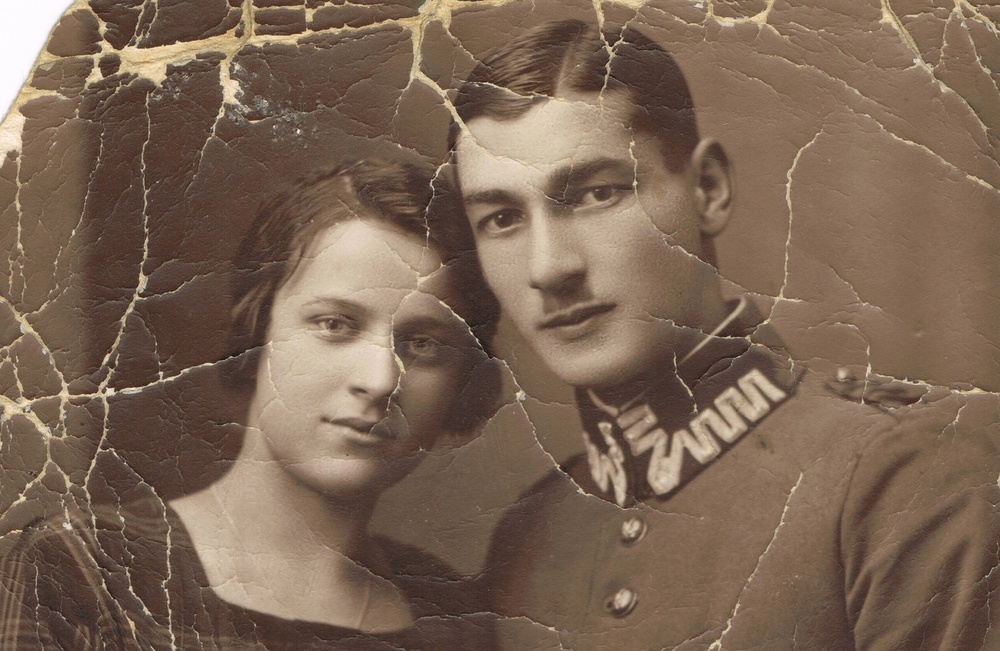
#> input picture src/in_progress/images/dm7.jpg, 1000 x 651 px, shrunk from 1280 x 833 before the run, found by its file name
$ jupyter execute image_processing_for_restoration_using_skimage.ipynb   (older library calls are emulated)
#> lines starting #> are read from the running program, lines starting #| are printed output that depends on the picture; after the words box and inside, x2 and y2 are one past the last pixel; in counts of white or black regions, pixels touching at a corner belong together
# Load all required libraries

[cell 1]
from skimage.filters import sobel, gaussian
from skimage import exposure
from skimage import restoration
from skimage import feature
from skimage.morphology import disk, binary_erosion, binary_dilation
from scipy.ndimage import binary_fill_holes
import cv2 as cv
import matplotlib.pyplot as plt
import numpy as np
import argparse
import glob

# Define any and all functions to be used down the line

[cell 2]
def plot_comparison(original, filtered, title_filtered):
    fig, (ax1, ax2) = plt.subplots(ncols=2, figsize=(10, 8), sharex=True, sharey=True)
    ax1.imshow(original, cmap=plt.cm.gray)
    ax1.set_title('original')
    ax1.axis('off')
    ax2.imshow(filtered, cmap=plt.cm.gray)
    ax2.set_title(title_filtered)
    ax2.axis('off')

[cell 3]
def auto_canny(image, sigma=0.33):
    # compute the median of the single channel pixel intensities
    v = np.median(image)

    # apply automatic Canny edge detection using the computed median
    lower = int(max(0, (1.0 - sigma) * v))
    upper = int(min(255, (1.0 + sigma) * v))
    print(lower,",",upper)
    edged = cv.Canny(image, lower, upper)

    # return the edged image
    return edged

# Load the test image

[cell 4]
img = plt.imread("/Users/rzende/Downloads/image-colorization/dm7.jpg")
#> img is the input picture: shape (651, 1000, 3); mean R, G, B 123.4, 101, 83.8

[cell 5]
img.shape
#> Out = (651, 1000, 3)

This is a color image (3 layers), going forward we will use only the grayscale slice for evaluating the effect of modifications on it

# Try the sobel filter for edge detection

[cell 6]
img_sobel = sobel(img[:,:,0], )
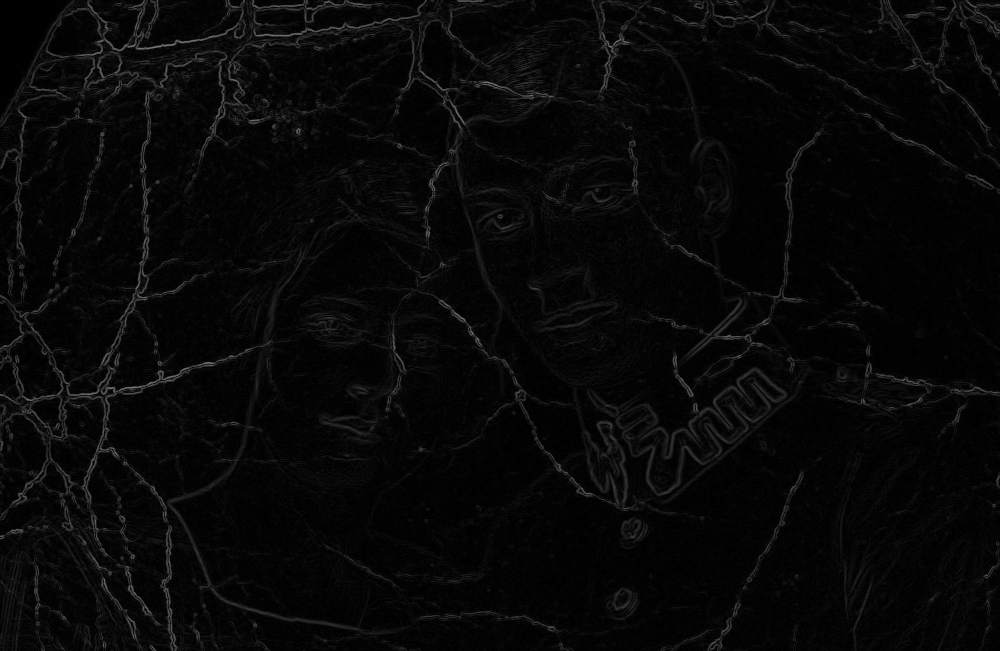
#> img_sobel: shape (651, 1000) float64; min 0, max 0.517, mean 0.0313
plot_comparison(img[:,:,0], img_sobel, "Result of Sobel filter")
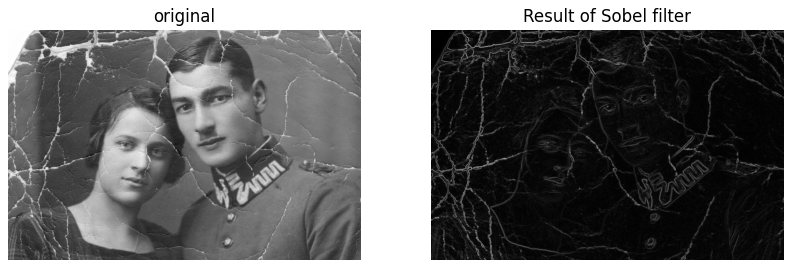
#> figure drawn by matplotlib, 2 panels

# Try the gaussian filter for smoothing

[cell 7]
img_smooth = gaussian(img[:,:,0])
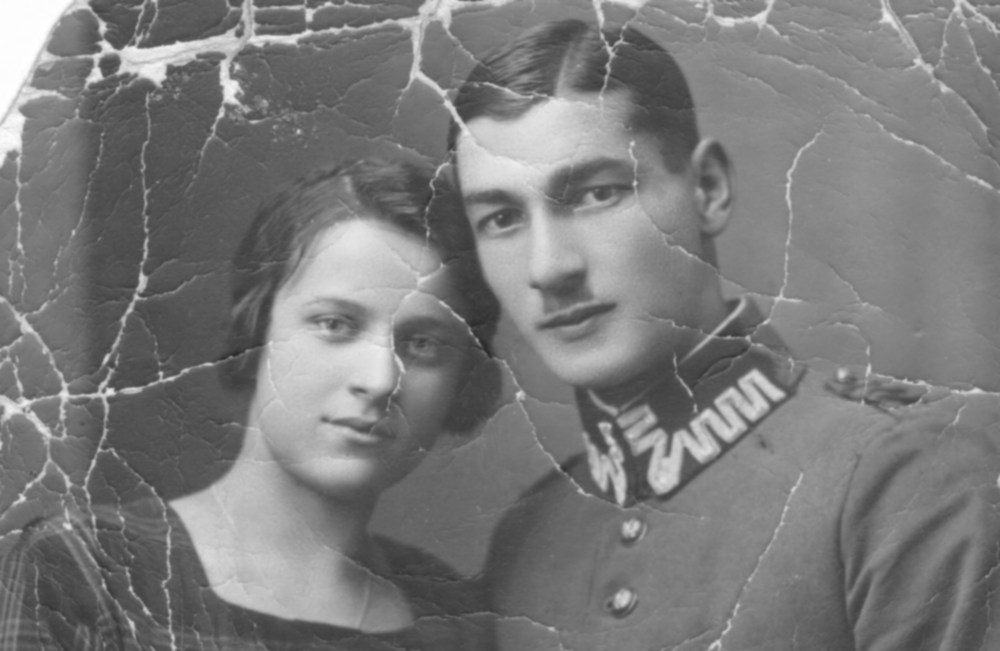
#> img_smooth: shape (651, 1000) float64; min 0.166, max 1, mean 0.484
plot_comparison(img[:,:,0], img_smooth, "Result of Gaussian filter")

# Try the histogram equalization function

[cell 8]
img_eqz = exposure.equalize_hist(img[:,:,0])
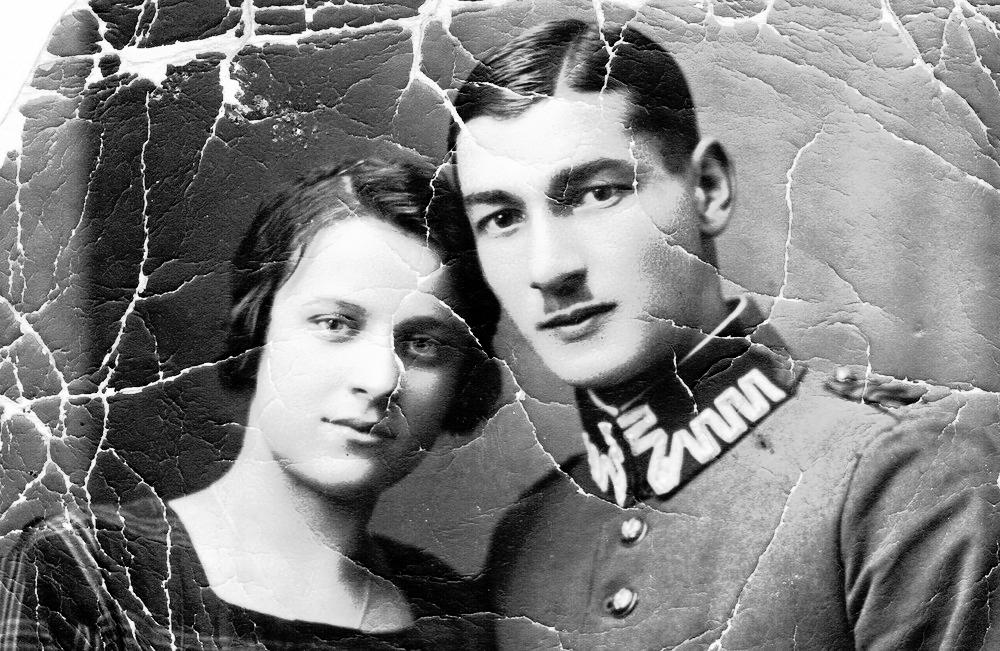
#> img_eqz: shape (651, 1000) float64; min 1.54e-06, max 1, mean 0.504
plot_comparison(img[:,:,0], img_eqz, "Result of histogram equalization")
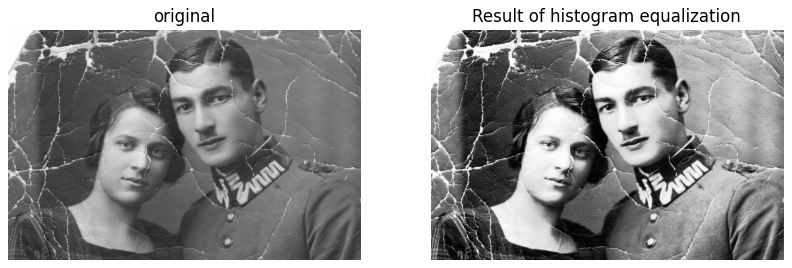
#> figure drawn by matplotlib, 2 panels

This adjusts the contrast of our image!

# Try adaptive equalization function (Contrastive Limited Adaptive Histogram Equalization aka CLAHE)

[cell 9]
img_clahe = exposure.equalize_adapthist(img[:,:,0], clip_limit=0.006)
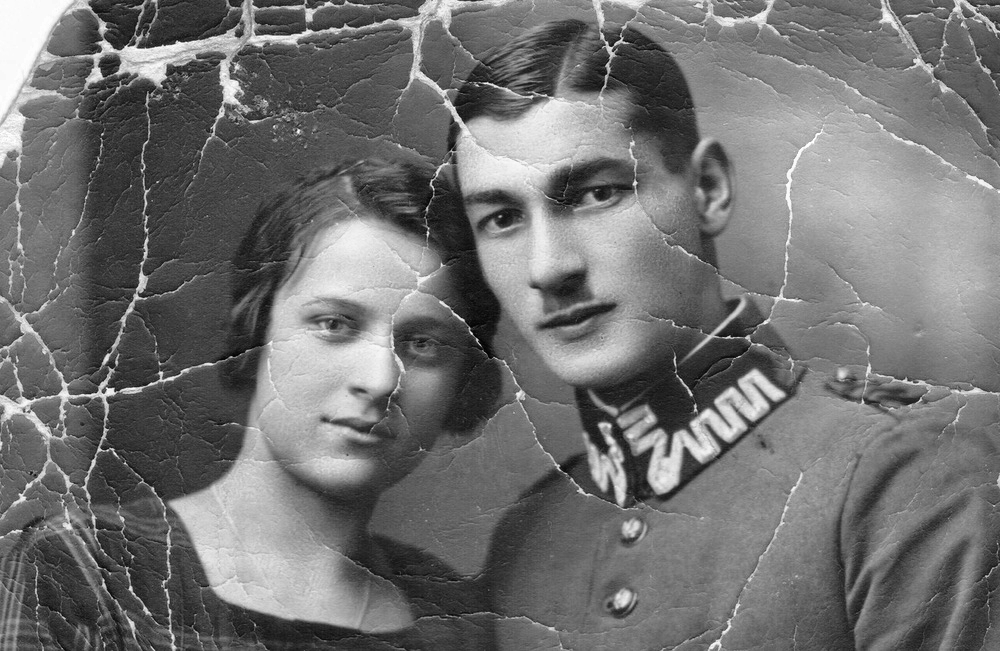
#> img_clahe: shape (651, 1000) float64; min 0, max 1, mean 0.446
plot_comparison(img[:,:,0],img_clahe, "Result of adaptive equalization")
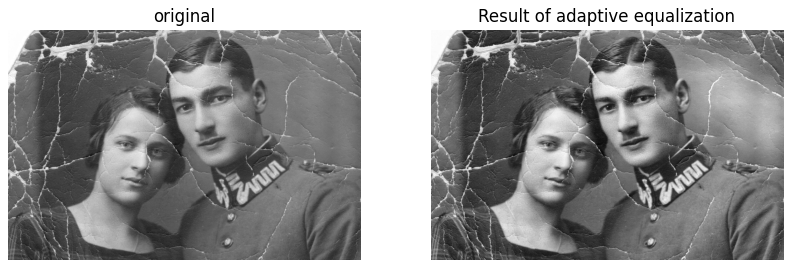
#> figure drawn by matplotlib, 2 panels

We can control the contrast adjustment, based on the clipping limit - to suit our requirement :)

# Try the TV denoising function

[cell 10]
img_tv_denoise = restoration.denoise_tv_chambolle(img[:,:,0], weight=0.1)
plot_comparison(img[:,:,0],img_tv_denoise, "Result of mild TV denoising for restoration")

[cell 11]
img_tv_denoise = restoration.denoise_tv_chambolle(img[:,:,0], weight=0.3)
plot_comparison(img[:,:,0],img_tv_denoise, "Result of stronger TV denoising")

As we can see here, the denoising happens at the cost of fidelity

# Try inpainting using skimage

[cell 12]
#mask = cv.Canny(img[:,:,0],200,255)
mask = auto_canny(img[:,:,0])
#> in auto_canny, `v = np.median(image)`: v = 119
#> in auto_canny, `lower = int(max(0, (1.0 - sigma) * v))`: lower = 79
#> in auto_canny, `upper = int(min(255, (1.0 + sigma) * v))`: upper = 158
#| 79 , 158
#> in auto_canny, `edged = cv.Canny(image, lower, upper)`:
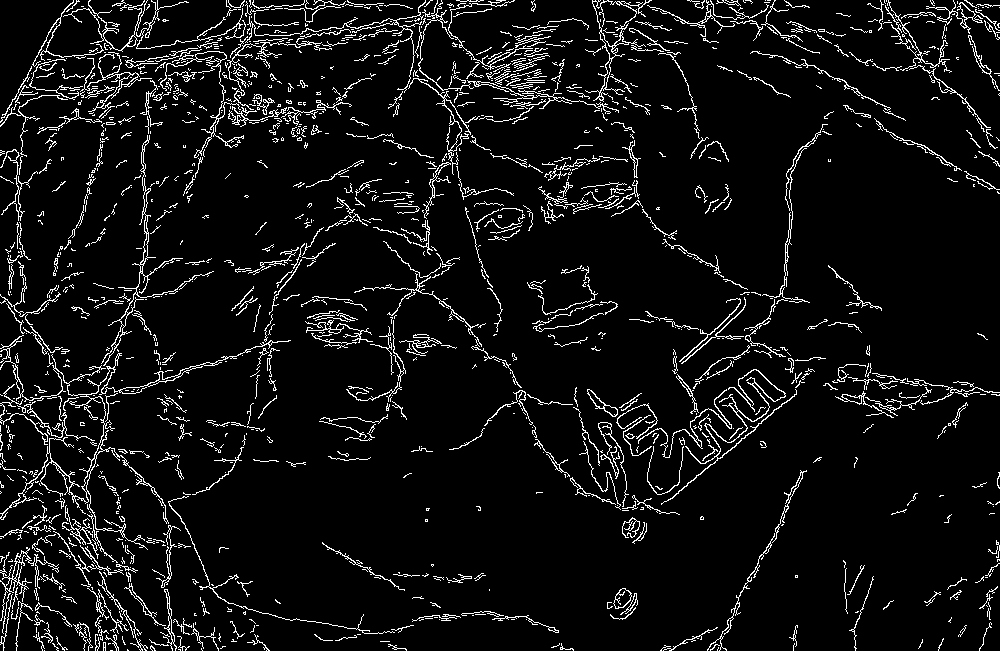
#> edged: shape (651, 1000); 6.7% white in thin lines or dots
mask_dilated = binary_dilation(mask, disk(1))
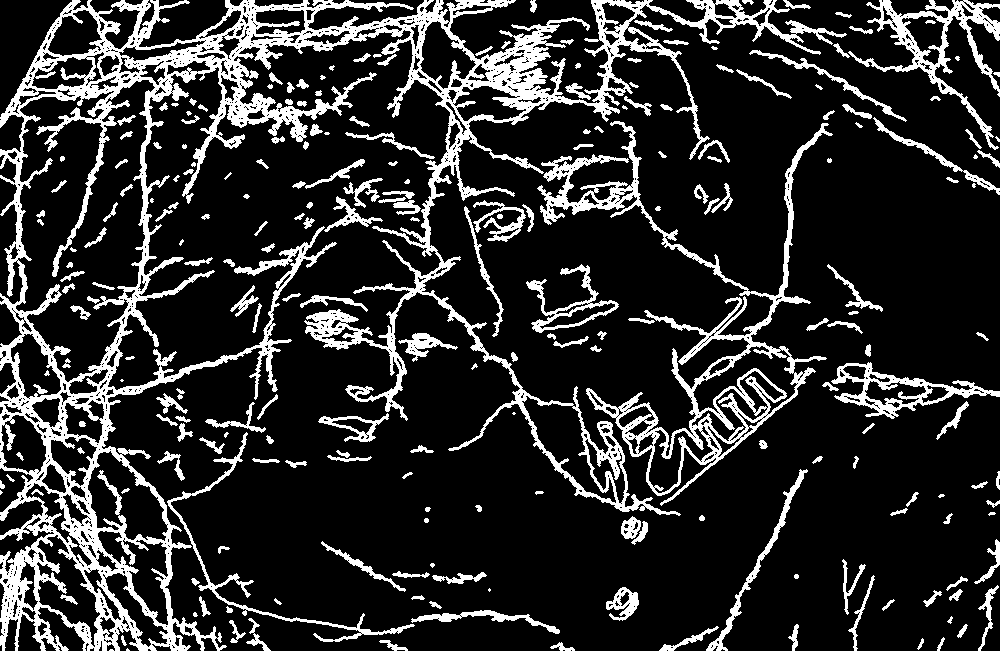
#> mask_dilated: shape (651, 1000) bool; 17.2% white; 239 white regions (22 under 20 px), largest, box (x1, y1, x2, y2) and area: (0, 0, 847, 651) 66746, (537, 121, 833, 506) 12497, (848, 0, 1000, 150) 3975
plt.imshow(mask_dilated, cmap="gray")

This is our mask - we will use this for inpainting - next

[cell 13]
img_inpaint = restoration.inpaint_biharmonic(image=img[:,:,0], mask=mask_dilated, multichannel=False)
plot_comparison(img[:,:,0],img_inpaint, "Result of inpainting")

$ run again, with src/in_progress/images/dm10.jpg copied over src/in_progress/images/dm7.jpg
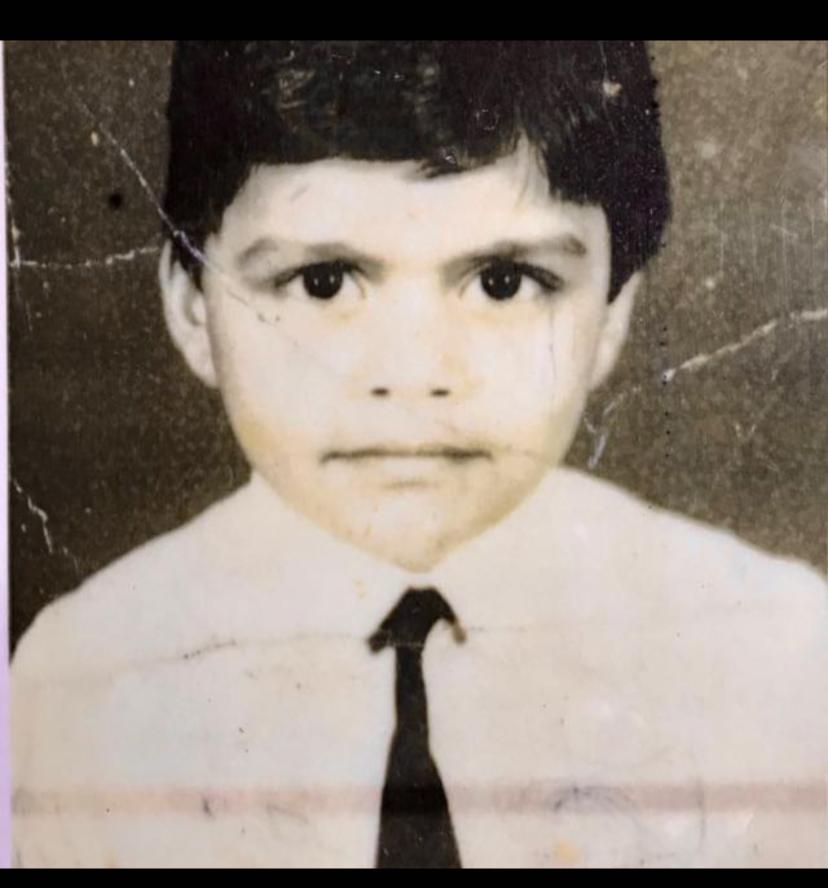
#> input picture src/in_progress/images/dm10.jpg, 828 x 888 px, found by its file name
#> img is the input picture: shape (888, 828, 3); mean R, G, B 143.1, 132.1, 122.7
#> `[cell 9] img_clahe = exposure.equalize_adapthist(img[:,:,0], clip_limi..`:
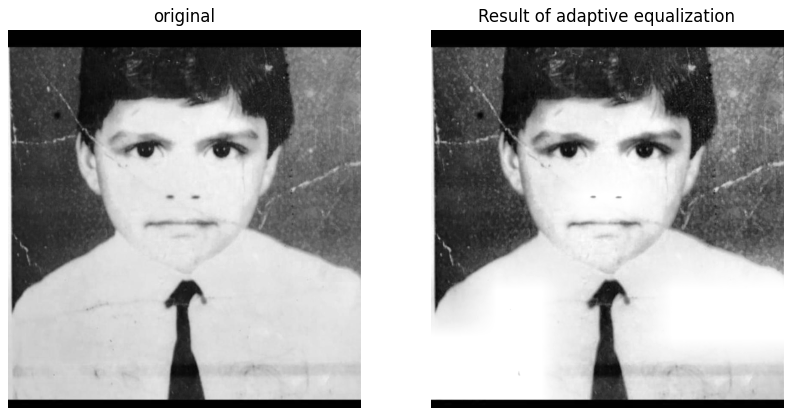
#> figure drawn by matplotlib, 2 panels
#> v = 188
#> lower = 125
#> upper = 250
#| 125 , 250
#> edged: shape (888, 828); 0.78% white in thin lines or dots
#> `mask_dilated = binary_dilation(mask, disk(1))`:
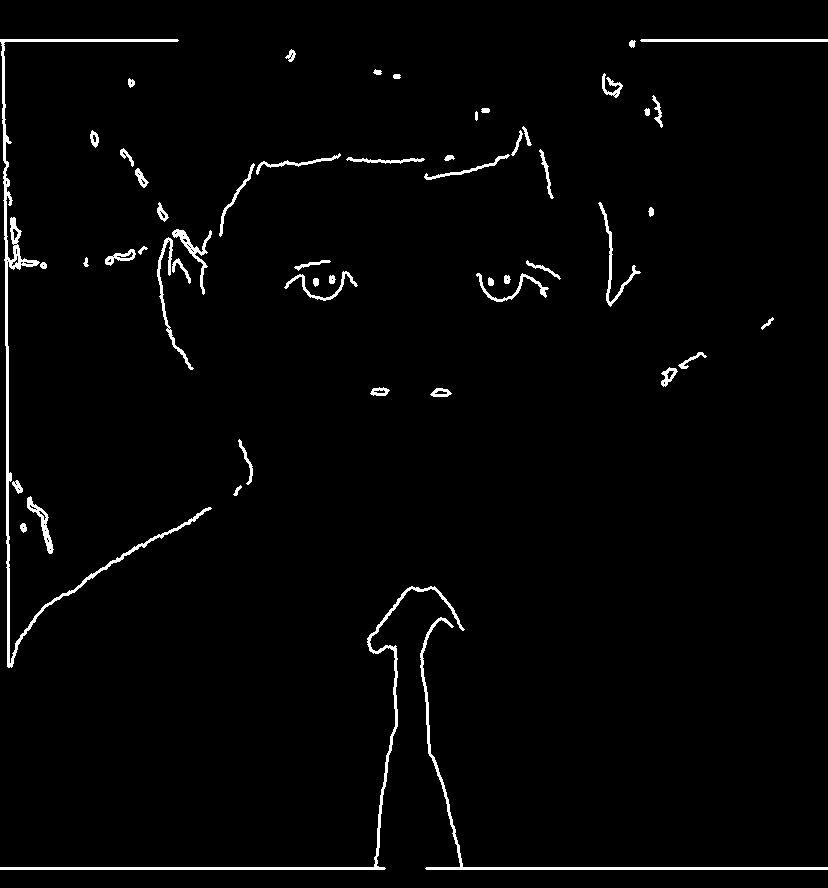
#> mask_dilated: shape (888, 828) bool; 2.1% white; 53 white regions, largest, box (x1, y1, x2, y2) and area: (0, 39, 212, 668) 3875, (0, 586, 465, 870) 2390, (420, 617, 828, 870) 2030

$ run again, with src/in_progress/images/dm11.jpg copied over src/in_progress/images/dm7.jpg
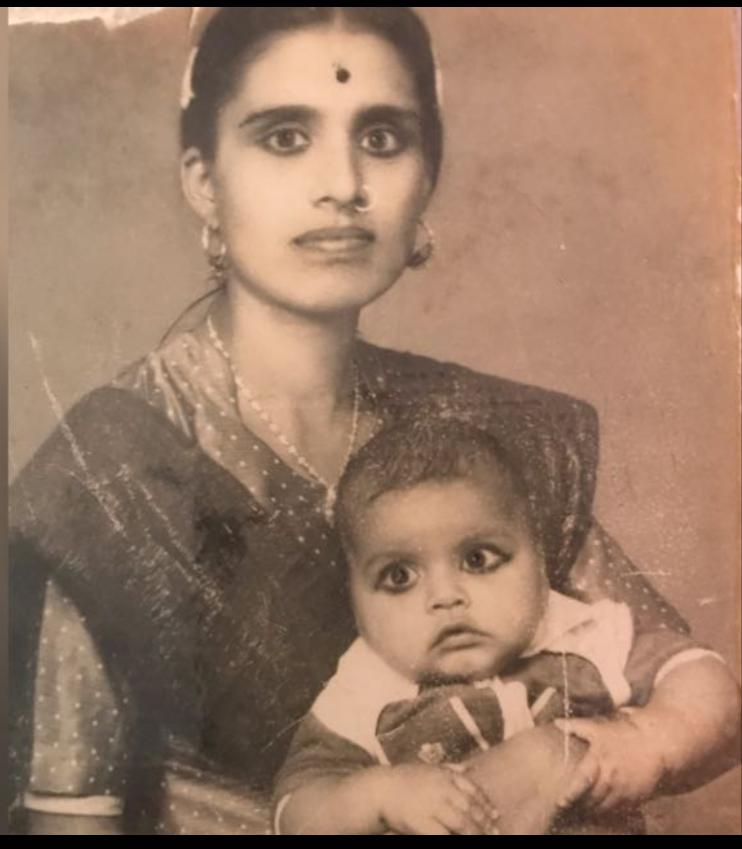
#> input picture src/in_progress/images/dm11.jpg, 742 x 849 px, found by its file name
#> img is the input picture: shape (849, 742, 3); mean R, G, B 154.1, 122.5, 101.7
#> `[cell 9] img_clahe = exposure.equalize_adapthist(img[:,:,0], clip_limi..`:
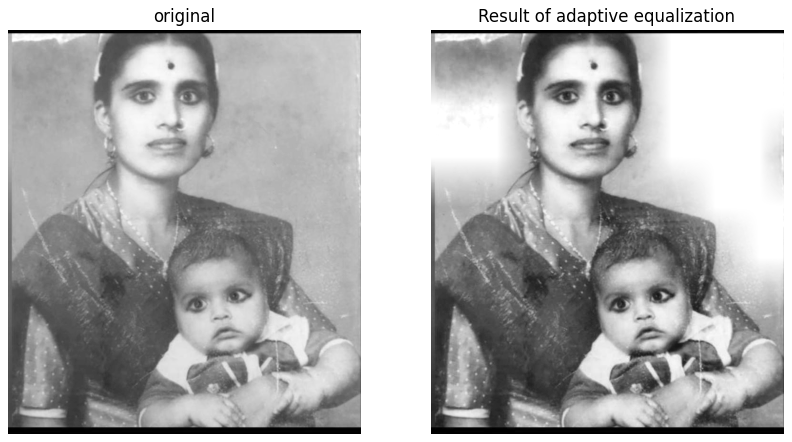
#> figure drawn by matplotlib, 2 panels
#> v = 172
#> lower = 115
#> upper = 228
#| 115 , 228
#> edged: shape (849, 742); 1% white in thin lines or dots
#> `mask_dilated = binary_dilation(mask, disk(1))`:
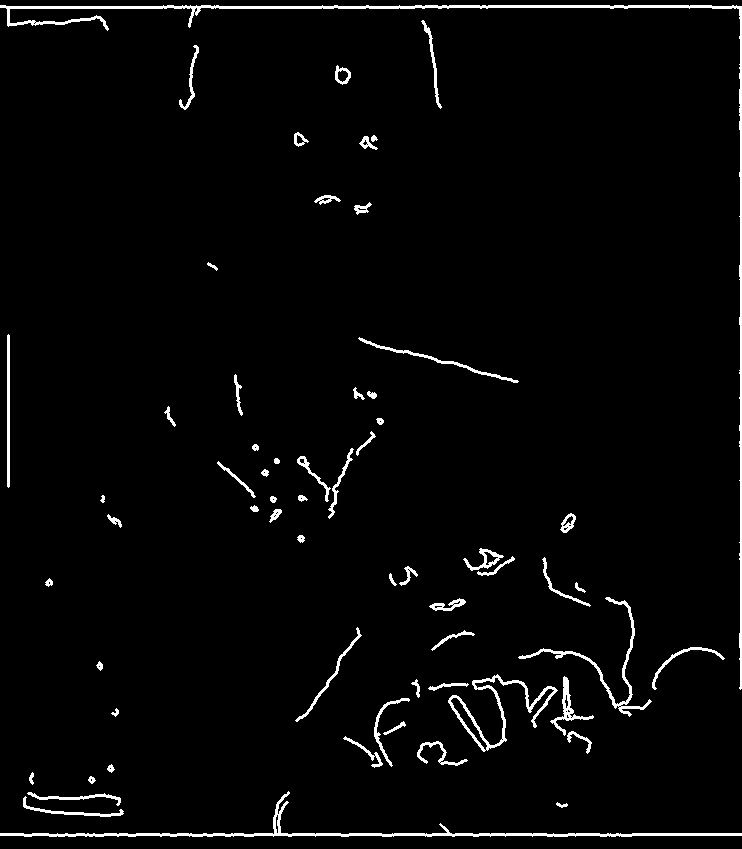
#> mask_dilated: shape (849, 742) bool; 2.7% white; 62 white regions, largest, box (x1, y1, x2, y2) and area: (0, 5, 742, 690) 4165, (0, 791, 742, 837) 2494, (448, 674, 558, 752) 1203
